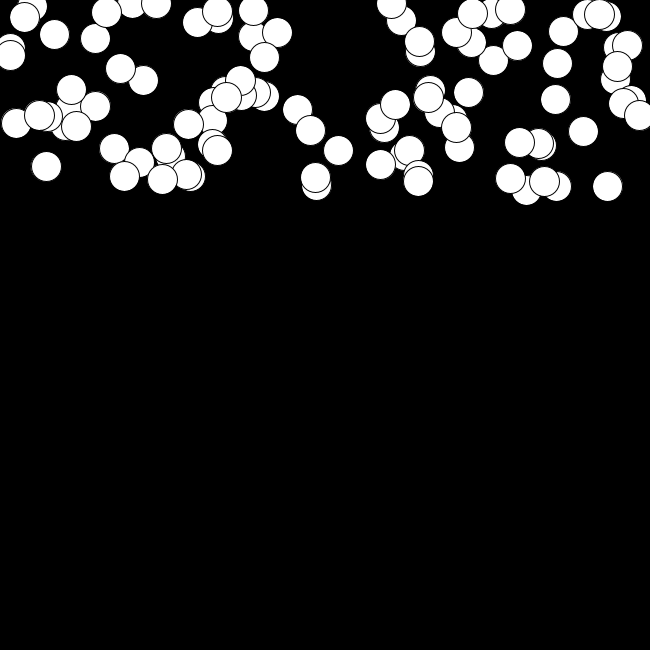
Frame 1 (no input)
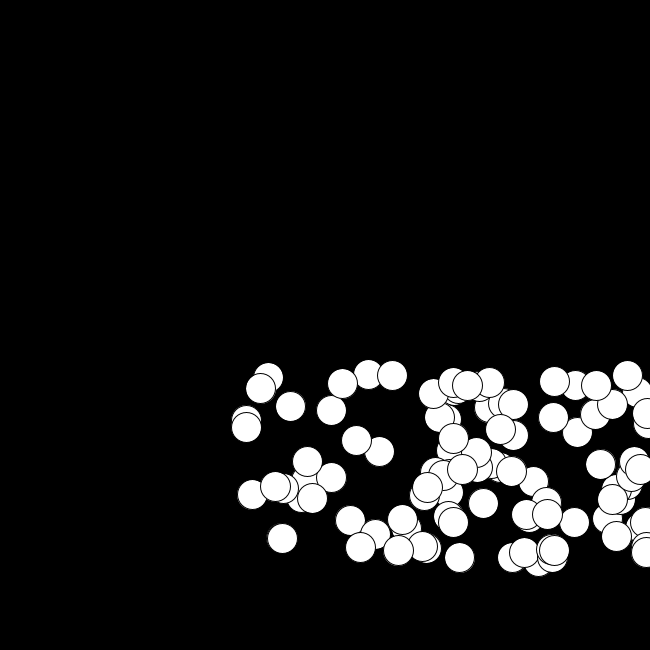
Frame 60 (the mouse pressed at the canvas centre just before this capture)
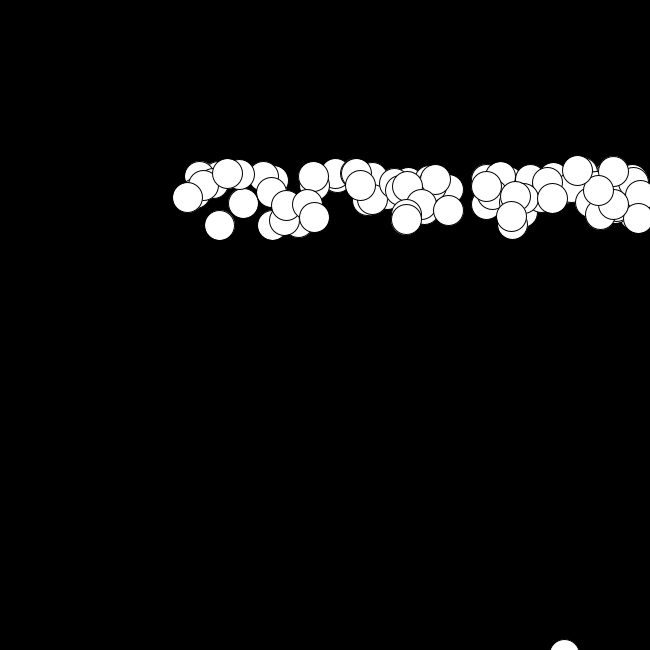
Frame 120 (the mouse held since frame 60 and released just before this capture)

The Processing sketch that drew these frames (run headless with seeded random() and noise(); from frame 60 on, the mouse is pressed at the canvas centre):

// Processing sketch: diziler
// ── diziler.pde

top [] toplam_ball = new top[100];

void setup(){
  size(650,650);
  smooth();
  
  for(int i = 0; i < toplam_ball.length; i++){
    toplam_ball[i]  = new top(random(0,width),random(0,200));
  }
}

void draw(){
   
  background(0);
   
   for(int i = 0; i < toplam_ball.length; i++){
      toplam_ball[i].yurut();
   }
}
// ── top.pde

class top{
  //Global değişkenler
  float x    = 0;
  float y    = 0;
  float hizX = 4;
  float hizY = 0.5;
  
  //Yapıcı metodlar
  top(float _x, float _y){
    x = _x;
    y = _y;
  }
  
  void yurut(){
     goruntule();
     tasi();
     sicrama();
     dusme();
  }
  
  void goruntule(){
    ellipse(x,y,30,30);
  }
  
  void tasi(){
    x = x + hizX;
    y = y + hizY;
  }
  
  void sicrama(){
    if(x > width){
      hizX = hizX * -1;
    }
    if(x < 0){
      hizX = hizX * -1;
    }
    if(y > height){
      hizY = hizY * -1;
    }
    if(y < 0){
      hizY = hizY * -1;
    }
  }
  
  void dusme(){
    hizY = hizY + 0.2;
  }
  
}
